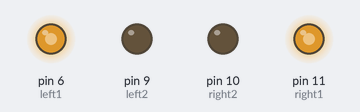
Simulated run of this sketch. Board: Arduino Uno, built with avr-gcc and run on an emulated ATmega328P. On the bench: output pins drawn as LEDs (lit = HIGH).

Above: at 0.1 s.
Timing chart, 0 to 1.6 s (numbered marks = the images above):
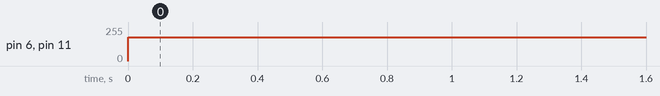

The sketch:

sketch_jul02a.ino
```cpp
int right1 = 11;
int right2 = 10;
int left2 = 9;
int left1 = 6;
void setup()
{

  pinMode(right1, OUTPUT);
  pinMode(right2, OUTPUT);
  pinMode(left1, OUTPUT);
  pinMode(left2, OUTPUT);

}
void loop(){
  analogWrite(right1,180);
  analogWrite(left1,180);
}
```

Measured:
- by itself, pin 6 (left1), pin 11 (right1): 0/255 → 180/255 at 0.00 s
